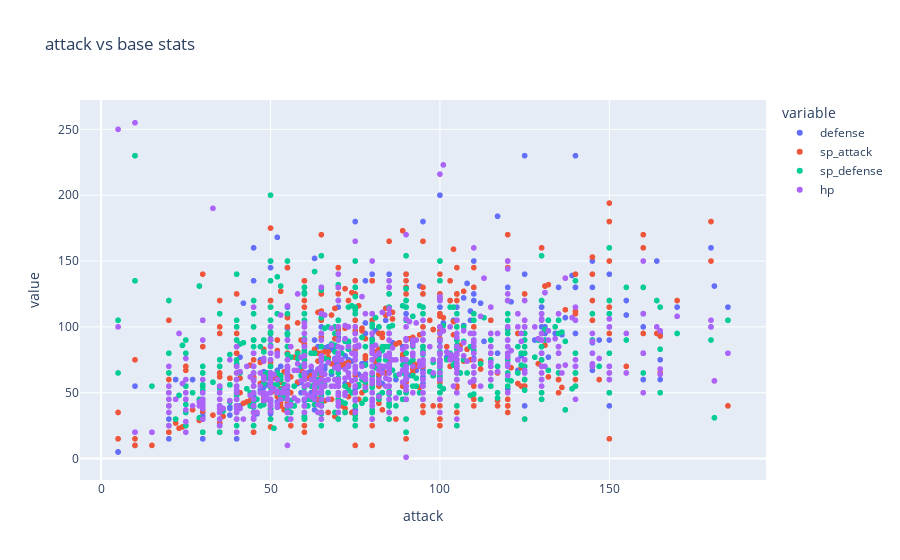

The notebook cell saved with this chart:
### Code cell
#creating a dataframe for types of pokemon and their base stats, ploting various stats
type_df = df[["name","type1","type2", "attack", "sp_attack", "defense", "sp_defense", "hp"]]

type_df.plot(
    kind='scatter',
    x='attack',
    y=['defense', 'sp_attack', 'sp_defense', 'hp'],
    backend='plotly',
    title = 'attack vs base stats'

)

### Figure 1 — Plotly figure (JSON) as saved in the notebook; plotly's stock layout.template omitted (floating-point values rounded to 4 significant figures; data arrays with more than 128 entries replaced by an {"elided": "..."} marker saying what was removed)
{"data": [{"hovertemplate": "variable=defense<br>attack=%{x}<br>value=%{y}<extra></extra>", "legendgroup": "defense", "marker": {"color": "#636efa", "symbol": "circle"}, "mode": "markers", "name": "defense", "showlegend": true, "type": "scattergl", "x": {"elided": "801 int values"}, "xaxis": "x", "y": {"elided": "801 int values"}, "yaxis": "y"}, {"hovertemplate": "variable=sp_attack<br>attack=%{x}<br>value=%{y}<extra></extra>", "legendgroup": "sp_attack", "marker": {"color": "#EF553B", "symbol": "circle"}, "mode": "markers", "name": "sp_attack", "showlegend": true, "type": "scattergl", "x": {"elided": "801 int values"}, "xaxis": "x", "y": {"elided": "801 int values"}, "yaxis": "y"}, {"hovertemplate": "variable=sp_defense<br>attack=%{x}<br>value=%{y}<extra></extra>", "legendgroup": "sp_defense", "marker": {"color": "#00cc96", "symbol": "circle"}, "mode": "markers", "name": "sp_defense", "showlegend": true, "type": "scattergl", "x": {"elided": "801 int values"}, "xaxis": "x", "y": {"elided": "801 int values"}, "yaxis": "y"}, {"hovertemplate": "variable=hp<br>attack=%{x}<br>value=%{y}<extra></extra>", "legendgroup": "hp", "marker": {"color": "#ab63fa", "symbol": "circle"}, "mode": "markers", "name": "hp", "showlegend": true, "type": "scattergl", "x": {"elided": "801 int values"}, "xaxis": "x", "y": {"elided": "801 int values"}, "yaxis": "y"}], "layout": {"legend": {"title": {"text": "variable"}, "tracegroupgap": 0}, "title": {"text": "attack vs base stats"}, "xaxis": {"anchor": "y", "domain": [0, 1], "title": {"text": "attack"}}, "yaxis": {"anchor": "x", "domain": [0, 1], "title": {"text": "value"}}}}
